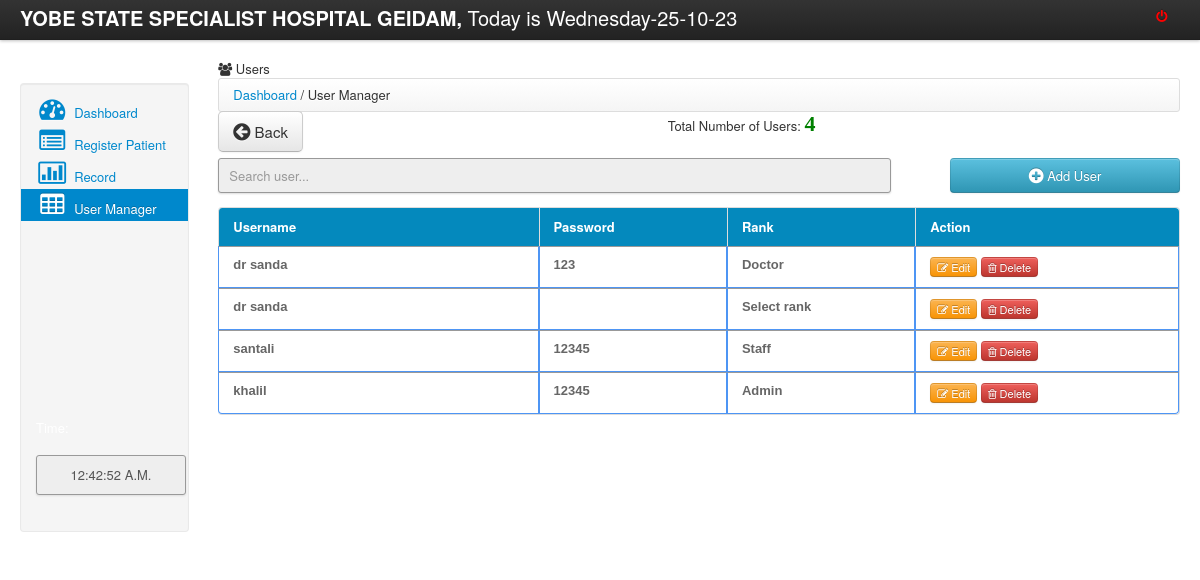
/admin-settings.php, run on the app's committed database.
### tables this page shows
CREATE TABLE IF NOT EXISTS `user` (
  `id` int(200) NOT NULL AUTO_INCREMENT,
  `username` varchar(50) NOT NULL,
  `password` varchar(40) NOT NULL,
  `position` varchar(100) NOT NULL,
  PRIMARY KEY (`id`)
);

### admin-settings.php (the view, shortened to what this page needs)
<html>
<head>
 <link href="css/bootstrap.css" rel="stylesheet">
    <link rel="stylesheet" type="text/css" href="css/DT_bootstrap.css">
  <link rel="stylesheet" href="css/font-awesome.min.css">
    <link href="css/bootstrap-responsive.css" rel="stylesheet">
<link href="style.css" media="screen" rel="stylesheet" type="text/css" />
<link href="src/facebox.css" media="screen" rel="stylesheet" type="text/css" />
</head>
<body>
<?php include('navfixed.php');?>
<div class="container-fluid">
      <div class="row-fluid">
	  <div class="span2" style="margin-top:2%;">
             <div class="well sidebar-nav" style="padding: 9px 0;">
                 <ul class="nav nav-list">
              <li><a href="dashboard.php"><i class="icon-dashboard icon-2x"></i> Dashboard </a></li>
			<li><a href="register_patient.php"><i class="icon-list-alt icon-2x"></i> Register Patient</a>                                     </li>
			<li><a href="record.php?d1=0&d2=0"><i class="icon-bar-chart icon-2x"></i> Record</a>                </li>
			<li class="active"><a href="admin-settings.php"><i class="icon-table icon-2x"></i> User Manager</a>                </li>
				<br><br><br><br><br><br><br><br><br><br><br>
			<li>
			 <div class="hero-unit-clock">
			<form name="clock">
			<font color="white">Time: <br></font>&nbsp;<input style="width:150px;" type="submit" class="trans" name="face" value="">
			</form>
			  </div>
			</li>
				</ul>
          </div>
        </div>
	<div class="span10">
	<div class="contentheader">
			<i class="icon-group"></i> Users
			</div>
			<ul class="breadcrumb">
			<li><a href="dashboard.php">Dashboard</a></li> /
			<li class="active">User Manager</li>
			</ul>
<div style="margin-top: -19px; margin-bottom: 21px;">
<a  href="dashboard.php"><button class="btn btn-default btn-large" style="float: left;"><i class="icon icon-circle-arrow-left icon-large"></i> Back</button></a>
<?php
			include('connect.php');
				$result = $db->prepare("SELECT * FROM user ORDER BY id DESC");
				$result->execute();
				$rowcount = $result->rowcount();
			?>
			<div style="text-align:center;">
			Total Number of Users: <font color="green" style="font:bold 22px 'Aleo';"><?php echo $rowcount;?></font>
			</div>
</div>
<input type="text" name="filter" style="height:35px; color:#222;" id="filter" placeholder="Search user..." autocomplete="off" />
<a rel="facebox" href="adduser.php"><Button type="submit" class="btn btn-info" style="float:right; width:230px; height:35px;" /><i class="icon-plus-sign icon-large"></i> Add User</button></a><br><br>
<table class="table table-bordered" id="resultTable" data-responsive="table" style="text-align: left;">
	<thead>
		<tr>
			<th width="17%"> Username </th>
			<th width="10%"> Password </th>
			<th width="10%"> Rank </th>
			<th width="14%"> Action </th>
		</tr>
	</thead>
	<tbody>
			<?php
				include('connect.php');
				$result = $db->prepare("SELECT * FROM user ORDER BY id DESC");
				$result->execute();
				for($i=0; $row = $result->fetch(); $i++){
			?>
			<tr class="record">
			<td><?php echo $row['username']; ?></td>
			<td><?php echo $row['password']; ?></td>
			<td><?php echo $row['position']; ?></td>
			<td><a  title="Click To Edit Customer" rel="facebox" href="edituser.php?id=<?php echo $row['id']; ?>"><button class="btn btn-warning btn-mini"><i class="icon-edit"></i> Edit </button></a>
			<a href="#" id="<?php echo $row['id']; ?>" class="delbutton" title="Click To Delete"><button class="btn btn-danger btn-mini"><i class="icon-trash"></i> Delete</button></a></td>
			</tr>
			<?php
				}
			?>
	</tbody>
</table>
</div>
</div>
</div>
</body>
<?php include('footer.php');?>
</html>

### style.css (style rules this page uses)
body { background-image:url('images/pharmacy.jpg'); background-position:center; background-repeat:no-repeat; background-size:cover; }
td a { color:darkblue; }
input { border: 1px solid #999; background: #EEEEEE; padding: 10px; box-shadow:0 1px 2px #ddd; -moz-box-shadow:0 1px 2px #ddd; -webkit-box-shadow:0 1px 2px #ddd; }
#filter { width: 70%; float:left; }
#resultTable { border-collapse: separate; border-spacing: 0; max-width: 100%; }
#resultTable { color: #666666; width: 100%; margin-top: 13px; }
#resultTable thead tr th { background: none repeat scroll 0 0 #0489bd; color: #fff; padding: 10px 14px; text-align: left; border-top: 0 none; font-size: 13px; }
#resultTable tbody tr td { font: bold 13px 'Arial'; text-align: left; padding: 10px 14px; border-top: 1px solid #999999; }
#resultTable td { padding:7px; border:#4e95f4 1px solid; }
#resultTable tr { background: #fff; }

### admin-settings.php (style rules this page uses)
body { padding-top: 60px; padding-bottom: 40px; }
.sidebar-nav { padding: 9px 0; }

### data on the page
user: username "dr sanda", password "123", position "Doctor"
user: username "dr sanda", position "Select rank"
user: username "santali", password "12345", position "Staff"
user: username "khalil", password "12345", position "Admin"

### other printed values
$rowcount "4"
